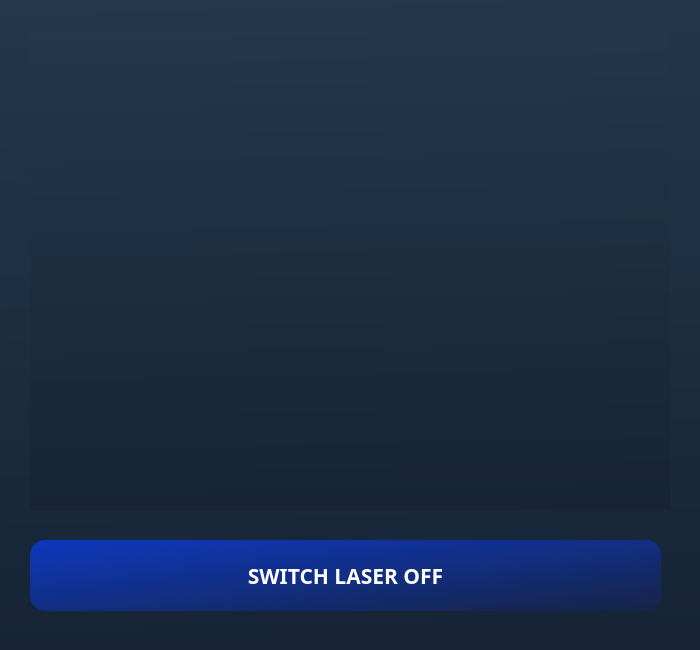
<?xml version="1.0" encoding="UTF-8"?>
<ui version="4.0">
 <class>OutputDialog</class>
 <widget class="QDialog" name="OutputDialog">
  <property name="geometry">
   <rect>
    <x>0</x>
    <y>0</y>
    <width>700</width>
    <height>650</height>
   </rect>
  </property>
  <property name="minimumSize">
   <size>
    <width>700</width>
    <height>650</height>
   </size>
  </property>
  <property name="maximumSize">
   <size>
    <width>700</width>
    <height>650</height>
   </size>
  </property>
  <property name="font">
   <font>
    <family>Calibri</family>
    <weight>75</weight>
    <bold>true</bold>
   </font>
  </property>
  <property name="windowTitle">
   <string>Face Recognition</string>
  </property>
  <property name="windowIcon">
   <iconset>
    <normaloff>:/icon/icon.png</normaloff>:/icon/icon.png</iconset>
  </property>
  <property name="styleSheet">
   <string notr="true">
background-color: qlineargradient(spread:pad, x1:0, y1:0, x2:0.0299751, y2:1, stop:0 rgba(35, 56, 75, 255), stop:1 rgba(22, 36, 54, 255));</string>
  </property>
  <widget class="QLabel" name="imgLabel">
   <property name="geometry">
    <rect>
     <x>30</x>
     <y>30</y>
     <width>640</width>
     <height>480</height>
    </rect>
   </property>
   <property name="minimumSize">
    <size>
     <width>4</width>
     <height>0</height>
    </size>
   </property>
   <property name="maximumSize">
    <size>
     <width>640</width>
     <height>480</height>
    </size>
   </property>
   <property name="text">
    <string/>
   </property>
  </widget>
  <widget class="QPushButton" name="ClockInButton">
   <property name="geometry">
    <rect>
     <x>30</x>
     <y>540</y>
     <width>631</width>
     <height>71</height>
    </rect>
   </property>
   <property name="font">
    <font>
     <family>Product Sans</family>
     <pointsize>16</pointsize>
     <weight>75</weight>
     <bold>true</bold>
    </font>
   </property>
   <property name="cursor">
    <cursorShape>PointingHandCursor</cursorShape>
   </property>
   <property name="styleSheet">
    <string notr="true">background-color: qlineargradient(spread:pad, x1:0, y1:0, x2:0.995149, y2:1, stop:0 rgba(13, 56, 190, 255), stop:1 rgba(22, 36, 74, 220));
color: rgb(255, 255, 255); 
border-radius: 15%; 
padding: 5px;</string>
   </property>
   <property name="text">
    <string>SWITCH LASER OFF</string>
   </property>
  </widget>
 </widget>
 <resources>
  <include location="resource.qrc"/>
 </resources>
 <connections/>
</ui>
